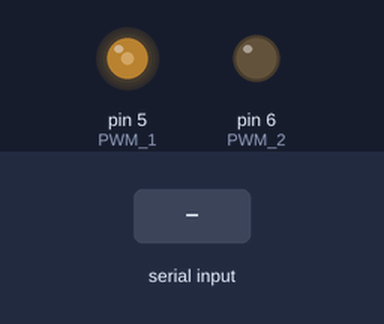
Simulated run of this sketch. Board: Arduino Uno, built with avr-gcc and run on an emulated ATmega328P. Shown: output pins drawn as LEDs (lit = HIGH). Dashed ring = blinking. Inputs (shaded band) come from the test bench.

Above: at 1.2 s.
1.3 s: "90,45\n" received over Serial
At 2.47 s:
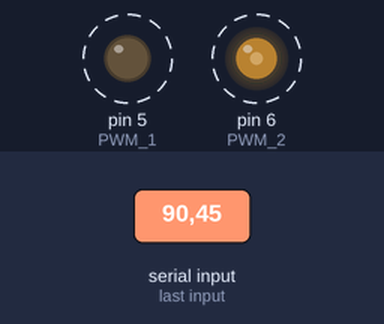
Timing chart, 0 to 10.3 s (numbered marks = the images above; inputs shaded):
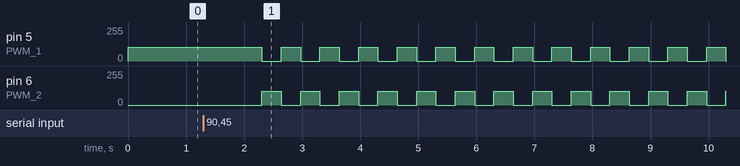

The sketch:

flexible.ino
```cpp
// TicWatch: フィルム直置き，ウォッチ下5mmアクリル板
// Puma: フィルム直置き，ウォッチ下2mmアクリル板
// Watch5: フィルム，ウォッチ直置き

// 実行時間
const int PROCESS_TIME = 90;

// 使用ピン
const int PWM_1 = 5;
const int PWM_2 = 6;
// 黒の電圧値 (V)
const int BLACK_PWM_1 = 2;
const int BLACK_PWM_2 = 0;
// 白の電圧値 (V)
const int WHITE_PWM_1 = 0;
const int WHITE_PWM_2 = 2;
// 色データ長
const int L_COLORS = 2;
// 色データ
const int COLORS_PWM_1[L_COLORS] = {WHITE_PWM_1, BLACK_PWM_1};
const int COLORS_PWM_2[L_COLORS] = {WHITE_PWM_2, BLACK_PWM_2};
// 目標心拍数受け取り用配列
char heart_rate_data[4] = {'\0'};

/**
 * @fn
 * 初期化
 */
void setup()
{
    pinMode(PWM_1, OUTPUT);
    pinMode(PWM_2, OUTPUT);
    Serial.begin(9600);
}

/**
 * @fn
 * メインループ
 */
void loop()
{
    // 黒くした状態で待機
    analogWrite(PWM_1, BLACK_PWM_1 * 51);
    analogWrite(PWM_2, BLACK_PWM_2 * 51);

    if (Serial.available())
    {
        // 目標心拍数の取得
        Serial.readStringUntil('\0').toCharArray(heart_rate_data, sizeof heart_rate_data);
        int heart_rate = atoi(heart_rate_data);
        // 点灯時間の計算
        float lighting_time = (float)60 / (L_COLORS * heart_rate);
        // ミリ秒変換
        int delay_time = lighting_time * 1000;

        // 描画開始時間の取得
        long start = micros();

        // 描画
        while (true)
        {
            // 時間経過で終了
            long process = micros() - start;
            if (process > (PROCESS_TIME * 1000000))
            {
                break;
            }

            for (int i = 0; i < L_COLORS; i++)
            {
                analogWrite(PWM_1, COLORS_PWM_1[i] * 51);
                analogWrite(PWM_2, COLORS_PWM_2[i] * 51);
                delay(delay_time);
            }
        }

        // 描画完了通知の送信
        Serial.println(0);
    }
}
```

Measured:
- after the input at 1.3 s, pin 5 (PWM_1), pin 6 (PWM_2): alternates 102/255 for 0.33 s and 0/255 for 0.33 s, starting after 1.0 s
